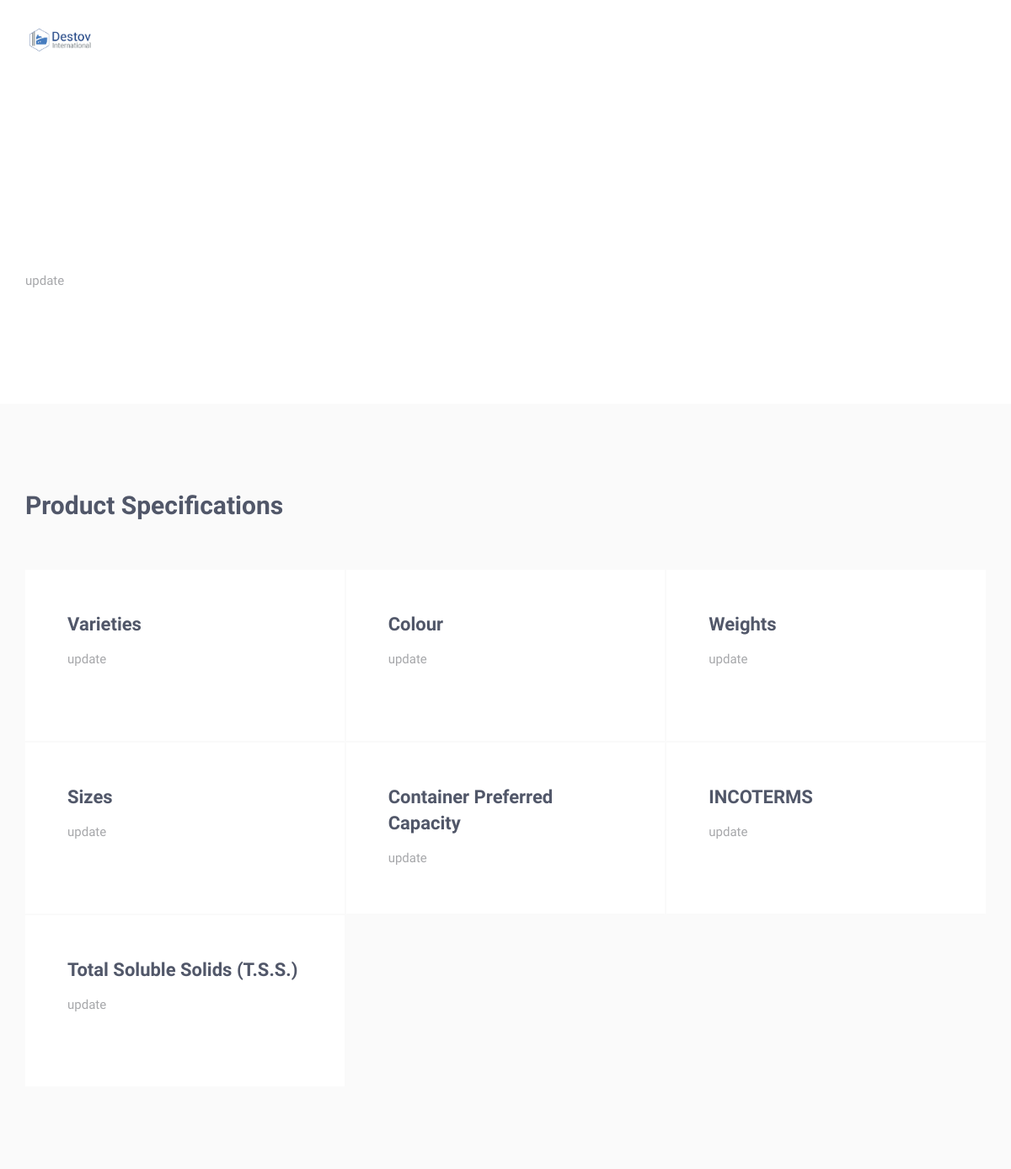
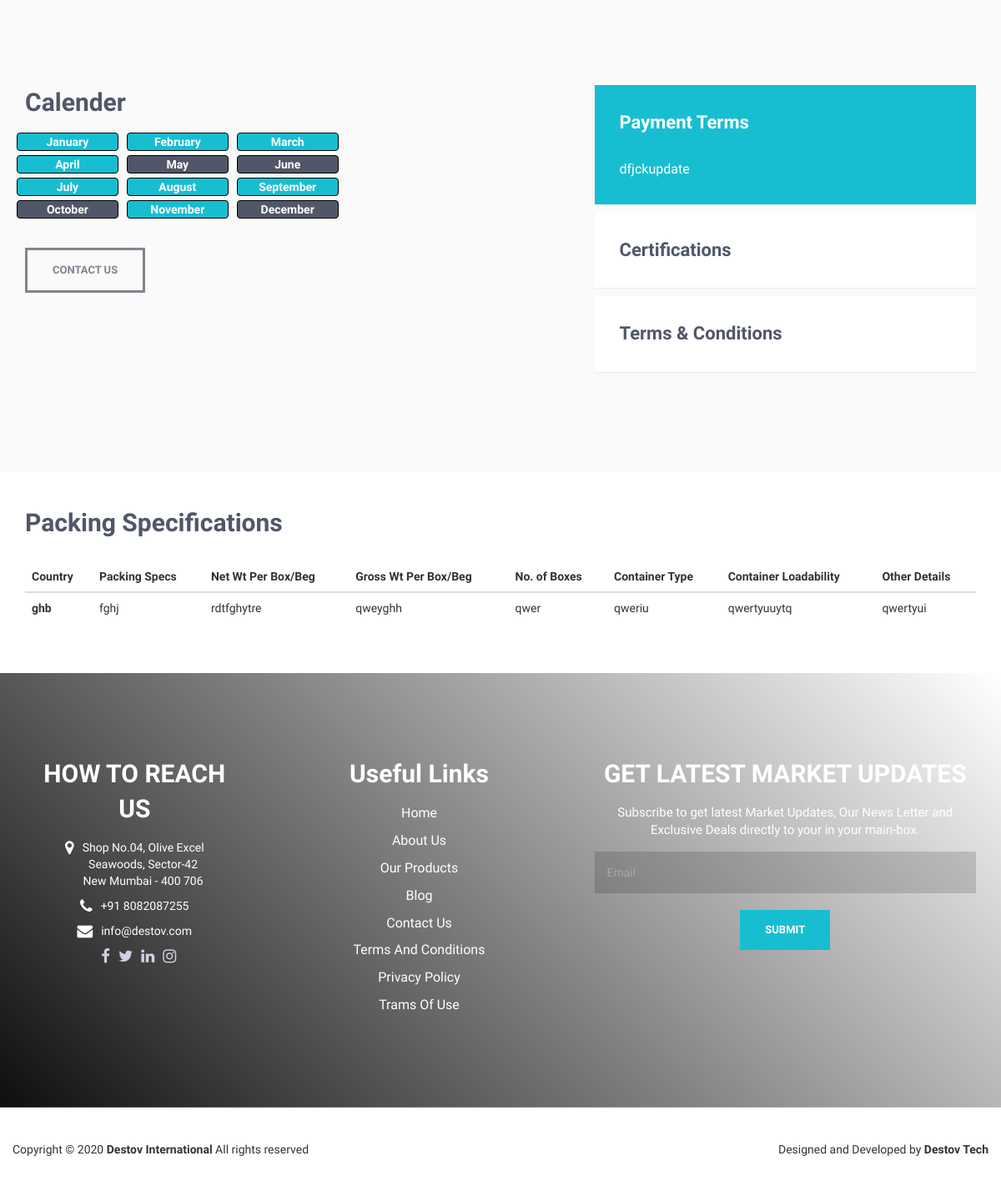
Screenshot of /product.php?product=4 with the database file from the repository (2 pictures, top to bottom).
### tables this page shows
CREATE TABLE `products` (
  `id` int(11) NOT NULL,
  `subcategory_id` int(10) NOT NULL,
  `title` varchar(100) NOT NULL,
  `description` text NOT NULL,
  `varieties` varchar(100) NOT NULL,
  `color` varchar(100) NOT NULL,
  `size` varchar(100) NOT NULL,
  `weight` varchar(100) NOT NULL,
  `tss` varchar(100) NOT NULL,
  `calender` varchar(100) NOT NULL,
  `containercapacity` varchar(100) NOT NULL,
  `incoterms` varchar(100) NOT NULL,
  `paymenterms` text NOT NULL,
  `certifications` text NOT NULL,
  `image` varchar(100) NOT NULL
);

CREATE TABLE `months` (
  `id` int(11) NOT NULL,
  `name` varchar(100) NOT NULL
);

CREATE TABLE `packing_specifications` (
  `id` int(11) NOT NULL,
  `country` varchar(100) NOT NULL,
  `specs` varchar(100) NOT NULL,
  `net_wt` varchar(100) NOT NULL,
  `gross_wt` varchar(100) NOT NULL,
  `boxes` varchar(100) NOT NULL,
  `container_type` varchar(100) NOT NULL,
  `container_loadability` varchar(100) NOT NULL,
  `other_details` varchar(1000) NOT NULL,
  `product_id` int(11) NOT NULL
);

### includes/classes/PackingDetail.php (called while the page is built)
<?php
class PackingDetail {
  private $packingDetailArray = array();
  function __construct($cn, $id) {
    $query = "SELECT * FROM `packing_specifications` WHERE product_id='$id'";
    $result = mysqli_query($cn, $query);
    while($row = mysqli_fetch_array($result)) {
      $this->packingDetailArray[] = $row;
    }
  }
  public function packingDetails() {
    return $this->packingDetailArray;
  }
}

### product.php (the view, shortened to what this page needs)
<?php
include_once('./includes/header.php');
include_once('./includes/classes/PackingDetail.php');
$productId = $_GET['product'];
$query = "SELECT * FROM `months`";
$months = mysqli_query($cn, $query);
$query = "SELECT * FROM `products` WHERE id='$productId'";
$product = mysqli_fetch_array(mysqli_query($cn, $query));
$packingDetailsObj = new PackingDetail($cn, $productId);
?>
<div class="parallax-window" data-parallax="scroll" data-image-src="<?php echo $product['image'] ?>">
  <div class="parallax-content container">
    <h1 class="carousel-title"><?php echo $product['title'] ?></h1>
    <p><?php echo $product['description'] ?></p>
  </div>
</div>
<div class="bg-color-sky-light" data-auto-height="true">
    <div class="content-lg container">
    <div class="row margin-b-40">
      <div class="col-sm-6">
          <h2>Product Specifications</h2>
      </div>
    </div>
        <div class="row row-space-1 margin-b-2">
            <div class="col-sm-4 sm-margin-b-2">
                <div class="wow fadeInLeft animated" data-wow-duration=".3" data-wow-delay=".2s" style="visibility: visible; animation-delay: 0.2s; animation-name: fadeInLeft;">
                    <div class="service" data-height="height" style="height: 171px;">
                        <h3>Varieties</h3>
                        <p class="margin-b-5"><?php echo $product['varieties'] ?></p>
                    </div>
                </div>
            </div>
            <div class="col-sm-4">
                <div class="wow fadeInLeft animated" data-wow-duration=".3" data-wow-delay=".1s" style="visibility: visible; animation-delay: 0.1s; animation-name: fadeInLeft;">
                    <div class="service" data-height="height" style="height: 171px;">
                        <h3>Colour</h3>
                        <p class="margin-b-5"><?php echo $product['color'] ?></p>
                    </div>
                </div>
            </div>
            <div class="col-sm-4">
                <div class="wow fadeInLeft animated" data-wow-duration=".3" data-wow-delay=".2s" style="visibility: visible; animation-delay: 0.2s; animation-name: fadeInLeft;">
                    <div class="service" data-height="height" style="height: 171px;">
                        <h3>Weights</h3>
                        <p class="margin-b-5"><?php echo $product['weight'] ?></p>
                    </div>
                </div>
            </div>
        </div>
        <div class="row row-space-1 margin-b-2">
            <div class="col-sm-4 sm-margin-b-2">
                <div class="wow fadeInLeft animated" data-wow-duration=".3" data-wow-delay=".3s" style="visibility: visible; animation-delay: 0.3s; animation-name: fadeInLeft;">
                    <div class="service" data-height="height" style="height: 171px;">
                        <h3>Sizes</h3>
                        <p class="margin-b-5"><?php echo $product['size'] ?></p>
                    </div>
                </div>
            </div>
            <div class="col-sm-4">
              <div class="wow fadeInLeft animated" data-wow-duration=".3" data-wow-delay=".3s" style="visibility: visible; animation-delay: 0.3s; animation-name: fadeInLeft;">
                  <div class="service" data-height="height" style="height: 171px;">
                      <h3>Container Preferred Capacity</h3>
                      <p class="margin-b-5"><?php echo $product['containercapacity'] ?></p>
                  </div>
              </div>
          </div>
          <div class="col-sm-4">
              <div class="wow fadeInLeft animated" data-wow-duration=".3" data-wow-delay=".3s" style="visibility: visible; animation-delay: 0.3s; animation-name: fadeInLeft;">
                  <div class="service" data-height="height" style="height: 171px;">
                      <h3>INCOTERMS</h3>
                      <p class="margin-b-5"><?php echo $product['incoterms'] ?></p>
                  </div>
              </div>
          </div>
        </div>
        <div class="row row-space-1">
          <div class="col-sm-4 sm-margin-b-2">
              <div class="wow fadeInLeft animated" data-wow-duration=".3" data-wow-delay=".4s" style="visibility: visible; animation-delay: 0.4s; animation-name: fadeInLeft;">
                  <div class="service" data-height="height" style="height: 171px;">
                      <h3>Total Soluble Solids (T.S.S.)</h3>
                      <p class="margin-b-5"><?php echo $product['tss'] ?></p>
                  </div>
              </div>
          </div>
        </div>
    </div>
</div>
<div class="bg-color-sky-light">
  <div class="content-lg container">
      <div class="row">
          <div class="col-md-5 col-sm-5 md-margin-b-60">
              <div class="margin-t-50 margin-b-30">
                  <h2>Calender</h2>
                  <div class="row">
                    <?php
                    $calender = $product['calender'];
                    while($row = mysqli_fetch_array($months)) {
                      if(strpos($calender, $row['id']) === false)
                        echo "<div class='col-md-3 margin-b-5 margin-r-5 margin-l-5 text-center calender calender-off'>". $row['name'] ."</div>";
                      else
                        echo "<div class='col-md-3 margin-b-5 margin-r-5 margin-l-5 text-center calender calender-on'>". $row['name'] ."</div>";
                    }
                    ?>
                  </div>
              </div>
              <a href="contact.php" class="btn-theme btn-theme-sm btn-white-bg text-uppercase">Contact US</a>
          </div>
          <div class="col-md-5 col-sm-7 col-md-offset-2">
              <div class="accordion">
                  <div class="panel-group" id="accordion" role="tablist" aria-multiselectable="true">
                      <div class="panel panel-default">
                          <div class="panel-heading" role="tab" id="headingOne">
                              <h4 class="panel-title">
                                  <a class="panel-title-child" role="button" data-toggle="collapse" data-parent="#accordion" href="#collapseOne" aria-expanded="true" aria-controls="collapseOne">
                                  Payment Terms
                                  </a>
                              </h4>
                          </div>
                          <div id="collapseOne" class="panel-collapse collapse in" role="tabpanel" aria-labelledby="headingOne" aria-expanded="true" style="">
                              <div class="panel-body"><?php echo $product['paymenterms'] ?></div>
                          </div>
                      </div>
                      <div class="panel panel-default">
                          <div class="panel-heading" role="tab" id="headingTwo">
                              <h4 class="panel-title">
                                  <a class="panel-title-child collapsed" role="button" data-toggle="collapse" data-parent="#accordion" href="#collapseTwo" aria-expanded="false" aria-controls="collapseTwo">Certifications</a>
                              </h4>
                          </div>
                      </div>
                      <div class="panel panel-default">
                          <div class="panel-heading" role="tab" id="headingThree">
                              <h4 class="panel-title">
                                  <a class="panel-title-child collapsed" role="button" data-toggle="collapse" data-parent="#accordion" href="#collapseThree" aria-expanded="false" aria-controls="collapseThree">
                                  Terms & Conditions
                                  </a>
                              </h4>
                          </div>
                      </div>
                  </div>
              </div>
          </div>
    </div>
  </div>
</div>
<div class="content container">
  <div class="row margin-b-10">
    <div class="col-sm-6">
      <h2>Packing Specifications</h2>
    </div>
  </div>
  <div class="table-responsive">
    <table class="table">
      <thead>
        <tr>
        <th scope='col'>Country</th>
        <th scope='col'>Packing Specs</th>
        <th scope='col'>Net Wt Per Box/Beg</th>
        <th scope='col'>Gross Wt Per Box/Beg</th>
        <th scope='col'>No. of Boxes</th>
        <th scope='col'>Container Type</th>
        <th scope='col'>Container Loadability</th>
        <th scope='col'>Other Details</th>
        </tr>
      </thead>
      <tbody>
      <?php
      foreach($packingDetailsObj->packingDetails() as $row) {
       echo "<tr>
          <th scope='row'>". $row['country'] ."</th>
          <td>". $row['specs'] ."</td>
          <td>". $row['net_wt'] ."</td>
          <td>". $row['gross_wt'] ."</td>
          <td>". $row['boxes'] ."</td>
          <td>". $row['container_type'] ."</td>
          <td>". $row['container_loadability'] ."</td>
          <td>". $row['other_details'] ."</td>
        </tr>";
      }
      ?>
      </tbody>
    </table>
  </div>
</div>
<?php include_once('./includes/footer.php') ?>

### rows the page displays
products: description "update", varieties "update", color "update", weight "update", size "update", containercapacity "update", incoterms "update", tss "update", paymenterms "dfjckupdate"
months: name "January"
months: name "February"
months: name "March"
months: name "April"
months: name "May"
months: name "June"
months: name "July"
months: name "August"
months: name "September"
months: name "October"
months: name "November"
months: name "December"
packing_specifications: country "ghb", specs "fghj", net_wt "rdtfghytre", gross_wt "qweyghh", boxes "qwer", container_type "qweriu", container_loadability "qwertyuuytq", other_details "qwertyui"
